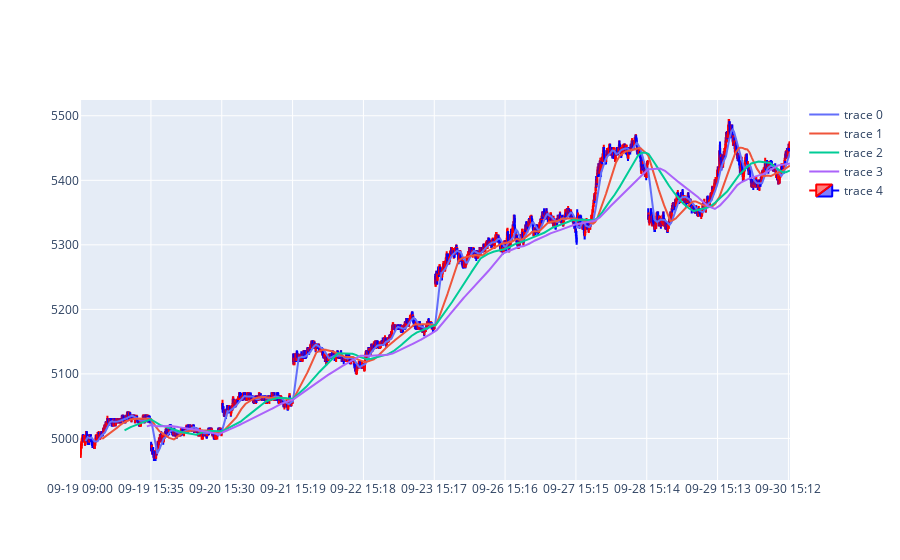

Here is the notebook cell this chart was saved with:
### Code cell
xindices, tickvals, ticktext = show_chart_nodt(df)

### Figure 1 — Plotly figure (JSON) as saved in the notebook; plotly's stock layout.template omitted (floating-point values rounded to 4 significant figures; data arrays with more than 128 entries replaced by an {"elided": "..."} marker saying what was removed)
{"data": [{"type": "scatter", "x": {"elided": "3819 int values"}, "y": {"elided": "3819 float values"}}, {"type": "scatter", "x": {"elided": "3819 int values"}, "y": {"elided": "3819 float values"}}, {"type": "scatter", "x": {"elided": "3819 int values"}, "y": {"elided": "3819 float values"}}, {"type": "scatter", "x": {"elided": "3819 int values"}, "y": {"elided": "3819 float values"}}, {"close": {"elided": "3819 int values"}, "decreasing": {"line": {"color": "blue"}}, "high": {"elided": "3819 int values"}, "increasing": {"line": {"color": "red"}}, "low": {"elided": "3819 int values"}, "open": {"elided": "3819 int values"}, "type": "candlestick", "x": {"elided": "3819 int values"}}], "layout": {"xaxis": {"rangeslider": {"visible": false}, "showgrid": true, "showticklabels": true, "ticktext": ["09-19 09:00", "09-19 15:35", "09-20 15:30", "09-21 15:19", "09-22 15:18", "09-23 15:17", "09-26 15:16", "09-27 15:15", "09-28 15:14", "09-29 15:13", "09-30 15:12"], "tickvals": [0, 381, 762, 1143, 1524, 1905, 2286, 2667, 3048, 3429, 3810]}}}
